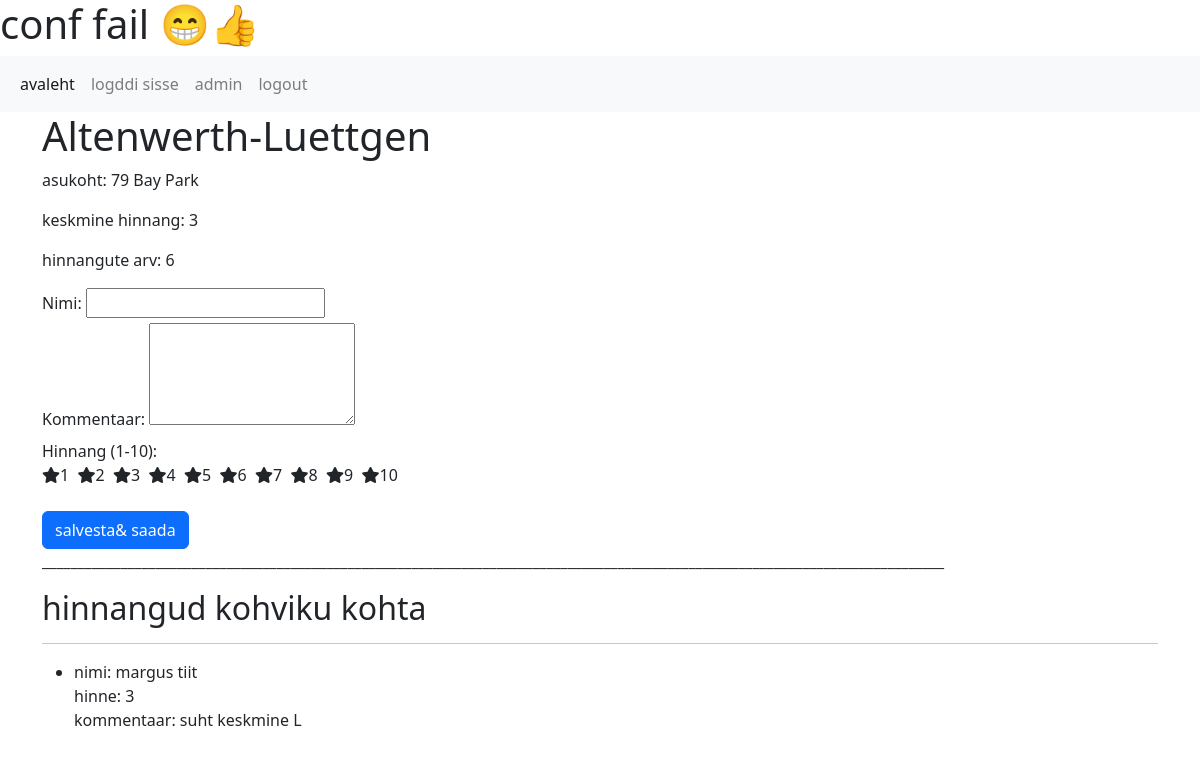
Page /hinnang2.php?id=643 on the committed database.
### tables this page shows
CREATE TABLE `kohvikud` (
  `id` int(255) NOT NULL,
  `restaurant_name` varchar(1000) NOT NULL,
  `asukoht` varchar(1000) NOT NULL,
  `average_rating` int(100) NOT NULL,
  `rating` int(100) NOT NULL
);

CREATE TABLE `hinnangud` (
  `id` int(255) NOT NULL,
  `nimi` varchar(255) NOT NULL,
  `kommentaar` varchar(255) NOT NULL,
  `hinne` float NOT NULL,
  `kohvikud_id` int(11) NOT NULL
);

### hinnang2.php (the view, shortened to what this page needs)
<?php
include("config.php");
?>
<!DOCTYPE html>
<html lang="et">
<head>
    <link href="https://cdn.jsdelivr.net/npm/bootstrap@5.3.2/dist/css/bootstrap.min.css" rel="stylesheet">
    <link href="https://cdnjs.cloudflare.com/ajax/libs/font-awesome/5.15.4/css/all.min.css" rel="stylesheet">
</head>
<body>
    <nav class="navbar navbar-expand-lg navbar-light bg-light">
      <div class="container-fluid">
        <div class="collapse navbar-collapse" id="navbarNav">
          <ul class="navbar-nav">
            <li class="nav-item">
              <a class="nav-link active" aria-current="page" href="index.php">avaleht</a>
            </li>
            <li class="nav-item">
              <a class="nav-link" href="login.php">logddi sisse</a>
            </li>
            <li class="nav-item">
              <a class="nav-link " href="admin.php">admin</a>
            </li>
            <li class="nav-item">
              <a class="nav-link " href="logout.php">logout</a>
            </li>
          </ul>
        </div>
      </div>
    </nav>
    <div class="container">
        <?php
        $kohvikud_id = (int)$_GET['id'];
        $restaurantfail = "SELECT * FROM kohvikud WHERE id = $kohvikud_id";
        $restaurantfail = $sqluhendus->query($restaurantfail);
        $restaurant = $restaurantfail->fetch_assoc();
        $ratingfail = "SELECT * FROM hinnangud WHERE kohvikud_id = $kohvikud_id";
        $ratingsaab = $sqluhendus->query($ratingfail);
        ?>
        <h1><?php echo htmlspecialchars($restaurant['restaurant_name']); ?></h1>
        <p>asukoht: <?php echo htmlspecialchars($restaurant['asukoht']); ?></p>
        <p>keskmine hinnang: <?php echo htmlspecialchars($restaurant['average_rating']); ?></p>
        <p>hinnangute arv: <?php echo htmlspecialchars($restaurant['rating']); ?></p>
        <form method="post">
            <label for="nimi">Nimi:</label>
            <input type="text" name="nimi" id="nimi" required><br>
            <label for="kommentaar">Kommentaar:</label>
            <textarea name="kommentaar" id="kommentaar" rows="4" required></textarea><br>
            <p class="star">Hinnang (1-10):<br>
    <label for="rating1"><i class="fa fa-star"></i>1</label>
    <label for="rating2"><i class="fa fa-star"></i>2</label>
    <label for="rating3"><i class="fa fa-star"></i>3</label>
    <label for="rating4"><i class="fa fa-star"></i>4</label>
    <label for="rating5"><i class="fa fa-star"></i>5</label>
    <label for="rating6"><i class="fa fa-star"></i>6</label>
    <label for="rating7"><i class="fa fa-star"></i>7</label>
    <label for="rating8"><i class="fa fa-star"></i>8</label>
    <label for="rating9"><i class="fa fa-star"></i>9</label>
    <label for="rating10"><i class="fa fa-star"></i>10</label>
</p>
                <button type="submit" class="btn btn-primary">salvesta& saada</button>
            <p>_______________________________________________________________________________________________________________________________</p>
            <h2>hinnangud kohviku kohta</h2>
            <hr>
            <ul>
                <?php while ($row = $ratingsaab->fetch_assoc()): ?>
                    <li>
                        nimi: <?php echo htmlspecialchars($row['nimi']); ?><br>
                        hinne: <?php echo htmlspecialchars($row['hinne']); ?><br>
                        kommentaar: <?php echo htmlspecialchars($row['kommentaar']); ?><br>
                        <br><br>
                    </li>
                <?php endwhile; ?>
            </ul>
        </form>
    </div>
</body>
</html>

### rows in the picture
kohvikud: restaurant_name "Altenwerth-Luettgen", asukoht "79 Bay Park", average_rating "3", rating "6"
hinnangud: nimi "margus tiit", hinne "3", kommentaar "suht keskmine L"
